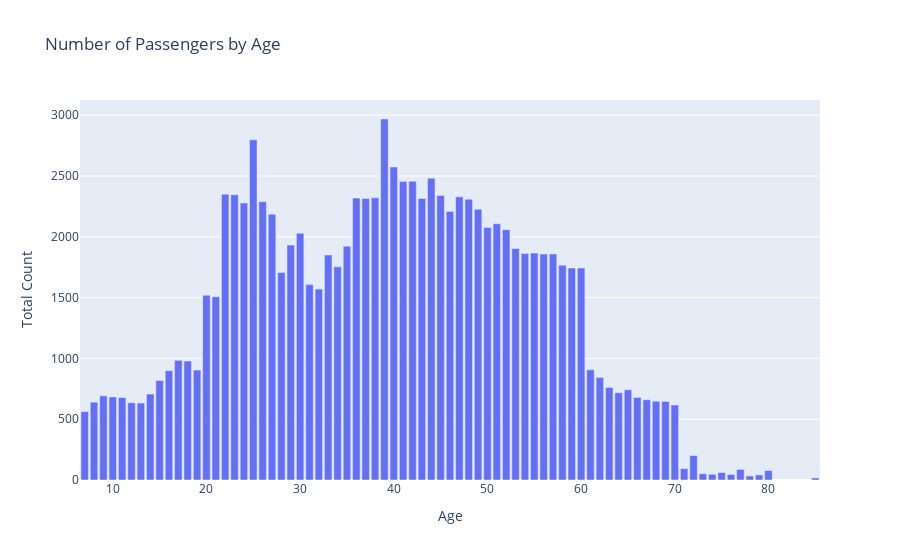

Write notebook code for a chart like this one.
### Markdown cell above
That's fine but our hover over is showing "x" and "y" and it would make more sense if they said "Age" and "Total Number".  So let's do this a bit differently.

### Code cell
# fig = go.Figure()
# fig.add_trace(go.Bar(age.sort_index().index, y=age.sort_index(), name='Age'))
# fig.add_trace(go.Bar(age.sort_index().index, y=age.sort_index(), name='Total Number'))


age_fig = px.bar(df,
             x=df['Age'].value_counts().sort_index().index,
             y=df['Age'].value_counts().sort_index(),
             labels={'x':'Age', 'y':'Total Count'},
             title="Number of Passengers by Age"
            )
age_fig

### Figure 1 — Plotly figure (JSON) as saved in the notebook; plotly's stock layout.template omitted (floating-point values rounded to 4 significant figures)
{"data": [{"alignmentgroup": "True", "hovertemplate": "Age=%{x}<br>Total Count=%{y}<extra></extra>", "legendgroup": "", "marker": {"color": "#636efa"}, "name": "", "offsetgroup": "", "orientation": "v", "showlegend": false, "textposition": "auto", "type": "bar", "x": [7, 8, 9, 10, 11, 12, 13, 14, 15, 16, 17, 18, 19, 20, 21, 22, 23, 24, 25, 26, 27, 28, 29, 30, 31, 32, 33, 34, 35, 36, 37, 38, 39, 40, 41, 42, 43, 44, 45, 46, 47, 48, 49, 50, 51, 52, 53, 54, 55, 56, 57, 58, 59, 60, 61, 62, 63, 64, 65, 66, 67, 68, 69, 70, 71, 72, 73, 74, 75, 76, 77, 78, 79, 80, 85], "xaxis": "x", "y": [562, 640, 692, 683, 678, 635, 633, 707, 818, 899, 984, 978, 904, 1520, 1507, 2351, 2346, 2278, 2798, 2289, 2186, 1707, 1932, 2030, 1607, 1570, 1851, 1753, 1923, 2319, 2316, 2321, 2969, 2574, 2456, 2457, 2315, 2482, 2339, 2209, 2329, 2309, 2226, 2077, 2108, 2059, 1904, 1862, 1866, 1858, 1859, 1766, 1744, 1743, 906, 843, 761, 718, 742, 679, 660, 648, 646, 617, 94, 201, 51, 47, 61, 45, 87, 33, 42, 78, 17], "yaxis": "y"}], "layout": {"barmode": "relative", "legend": {"tracegroupgap": 0}, "title": {"text": "Number of Passengers by Age"}, "xaxis": {"anchor": "y", "domain": [0, 1], "title": {"text": "Age"}}, "yaxis": {"anchor": "x", "domain": [0, 1], "title": {"text": "Total Count"}}}}
